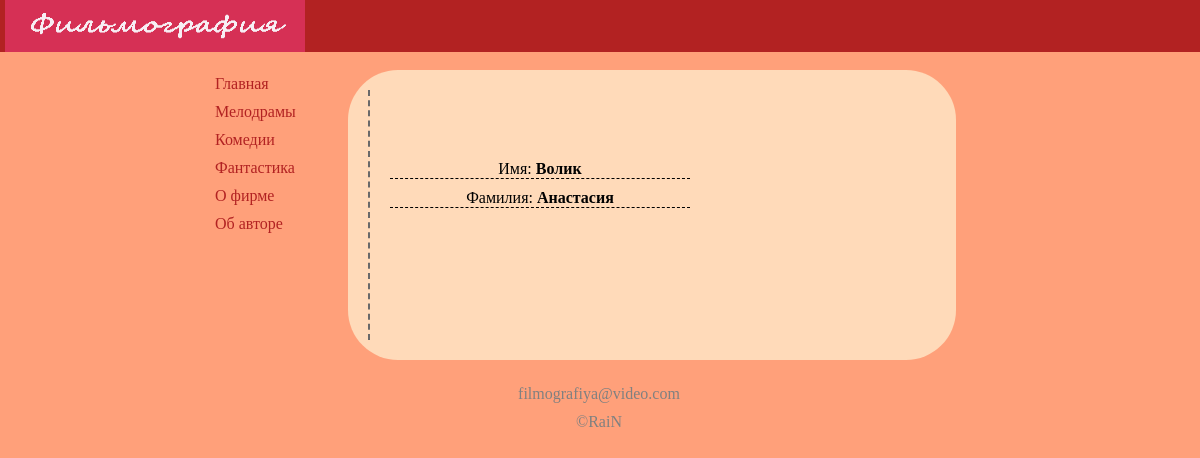
Before: /?page=about with the older database file.
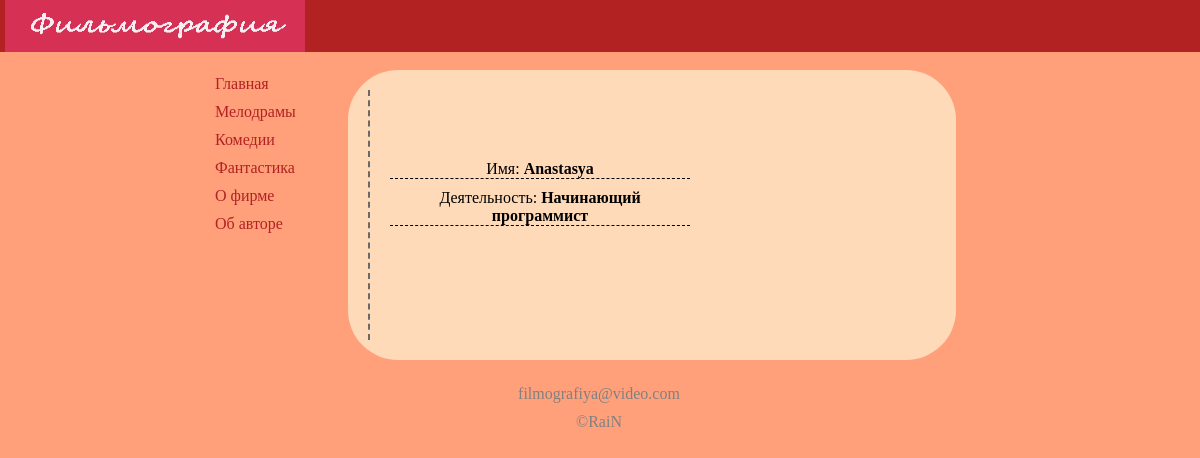
After: the same page with the newer database file.
### tables this page shows
CREATE TABLE `pages` (
  `id` int(4) NOT NULL,
  `url` text NOT NULL,
  `title` text NOT NULL,
  `template` text NOT NULL,
  `content` text NOT NULL
);

CREATE TABLE `menu` (
  `id` int(4) NOT NULL,
  `link` text NOT NULL,
  `text` text NOT NULL
);

CREATE TABLE `templates` (
  `id` int(4) NOT NULL,
  `name` text NOT NULL,
  `structure` text NOT NULL,
  `body` text NOT NULL,
  `head_tags` text NOT NULL,
  `main` text NOT NULL,
  `head` text NOT NULL,
  `menu` text NOT NULL,
  `menu_item` text NOT NULL,
  `content` text NOT NULL,
  `item` text NOT NULL,
  `bottom` text NOT NULL
);

### scripts/functions.php (called while the page is built, shortened)
<?php
function getResult($query)
{
    $mysqli = new mysqli("localhost", "admin", "45654", "shop00");
    $mysqli->set_charset("utf8");
    $result = $mysqli->query($query);
    $result->data_seek(0);
    $row = $result->fetch_row();
    return $row[0];
}
function getResultItems($query)
{
    $mysqli = new mysqli("localhost", "admin", "45654", "shop00");
    $mysqli->set_charset("utf8");
    $result = $mysqli->query($query);
    return $result;
}
function getItemsMenu($template)
{
    $result = "";
    $teml_item = getResult("SELECT menu_item FROM `templates` WHERE `name`='" . $template . "'");
    $listAllItems = getResultItems("SELECT * FROM `menu`");
    for ($i = 0; $i < $listAllItems->num_rows; $i++) {
        $result = $result . $teml_item;
        $listAllItems->data_seek($i);
        $itemInfo = $listAllItems->fetch_row();
        $result = str_replace("[MENU_LINK]", $itemInfo[1], $result);
        $result = str_replace("[MENU_TEXT]", $itemInfo[2], $result);
    }
    return $result;
}

### index.php (called while the page is built)
<?php
include 'scripts/templater.php'
?>

### scripts/templater.php (the view, shortened to what this page needs)
<?php
include "functions.php";
if (empty($_GET))
    $page = "index";
else
    $page = $_GET["page"];
$template = getResult("SELECT template FROM `pages` WHERE `url`='" . $page . "'");
if (stristr($template, "admin")) {
    if (checkLogPassCookie()) {
        $structure = getResult("SELECT structure FROM `templates` WHERE `name`='" . $template . "'");
    } else {
        $structure = "Неправильный пароль";
        header('Location: http://localhost/shop/?page=auth');
    }
} else {
    $structure = getResult("SELECT structure FROM `templates` WHERE `name`='" . $template . "'");
}
$menuItems = getItemsMenu($template);
for ($i = 0; $i < 8; $i++) {
    $structure = str_replace("[HEAD_TAGS]", getResult("SELECT head_tags FROM `templates` WHERE `name`='" . $template . "'"), $structure);
    $structure = str_replace("[BODY]", getResult("SELECT body FROM `templates` WHERE `name`='" . $template . "'"), $structure);
    $structure = str_replace("[HEAD]", getResult("SELECT head FROM `templates` WHERE `name`='" . $template . "'"), $structure);
    $structure = str_replace("[MAIN]", getResult("SELECT main FROM `templates` WHERE `name`='" . $template . "'"), $structure);
    $structure = str_replace("[MENU]", getResult("SELECT menu FROM `templates` WHERE `name`='" . $template . "'"), $structure);
    $structure = str_replace("[CONTENT]", getResult("SELECT content FROM `templates` WHERE `name`='" . $template . "'"), $structure);
    $structure = str_replace("[BOTTOM]", getResult("SELECT bottom FROM `templates` WHERE `name`='" . $template . "'"), $structure);
    if ($_GET["page"] != "item")
        $structure = str_replace("[TEXT_CONTENT]", getResult("SELECT content FROM `pages` WHERE `url`='" . $page . "'"), $structure);
    else {
        $structure = str_replace("[TEXT_CONTENT]", getFullInfoItem(), $structure);
    }
    $structure = str_replace("[NAME_PAGE]", getResult("SELECT title FROM `pages` WHERE `url`='" . $page . "'"), $structure);
    $structure = str_replace("[MENU_ITEMS]", $menuItems, $structure);
}
echo $structure;

### mainer.css (style rules this page uses)
.main_style { background-color: #FFA07A; }
.main { width: 800px; margin: 60px auto 0 auto; }
.head_bg { width: 102%; height: 60px; float: left; margin: -68px 0 0 -8px; background-color: #B22222; position: fixed; }
.head_logo { width: 200px; float: left; margin: 0 0 0 5px; }
.menu { width: 128px; float: left; margin: 10px 0 0 0; }
.menu_item { width: 113px; padding: 5px 0 5px 15px; color: #B22222; border-radius: 5px; font-size: 12pt; }
.body_style { width: 608px; padding: 0 20px 0 20px; float: left; }
.body_item { background-color: #FFDAB9; padding: 20px; margin: 10px 0 10px 0; width: 568px; border-radius: 50px; float: left; }
.body_item_simple { text-align: center; height: auto; }
.text_item_body { border-left: 2px dashed; border-color: #696969; width: 250px; height: 190px; float: left; padding: 60px 0 0 0; }
.item_char { width: 300px; border-bottom: 1px dashed; margin: 10px 10px 0 20px; }
.bottom { width: 768px; padding: 15px; height: 30px; float: left; color: grey; text-align: center; }
.links { border-bottom: dotted 1px; text-decoration: none; color:black; }
.link_mail { text-decoration: none; color: grey; }
.copyright { margin: 10px 0 0 0; }

Changed rows visible on the page:
changed pages: structure "Главная Мелодрамы Комедии Фантастика О фирме Об авторе Имя: Волик Фамилия: Анастасия filmografiya@video.com ©RaiN" → "Главная Мелодрамы Комедии Фантастика О фирме Об авторе Имя: Anastasya Деятельность: Начинающий программист filmografiya@video.com ©RaiN"
